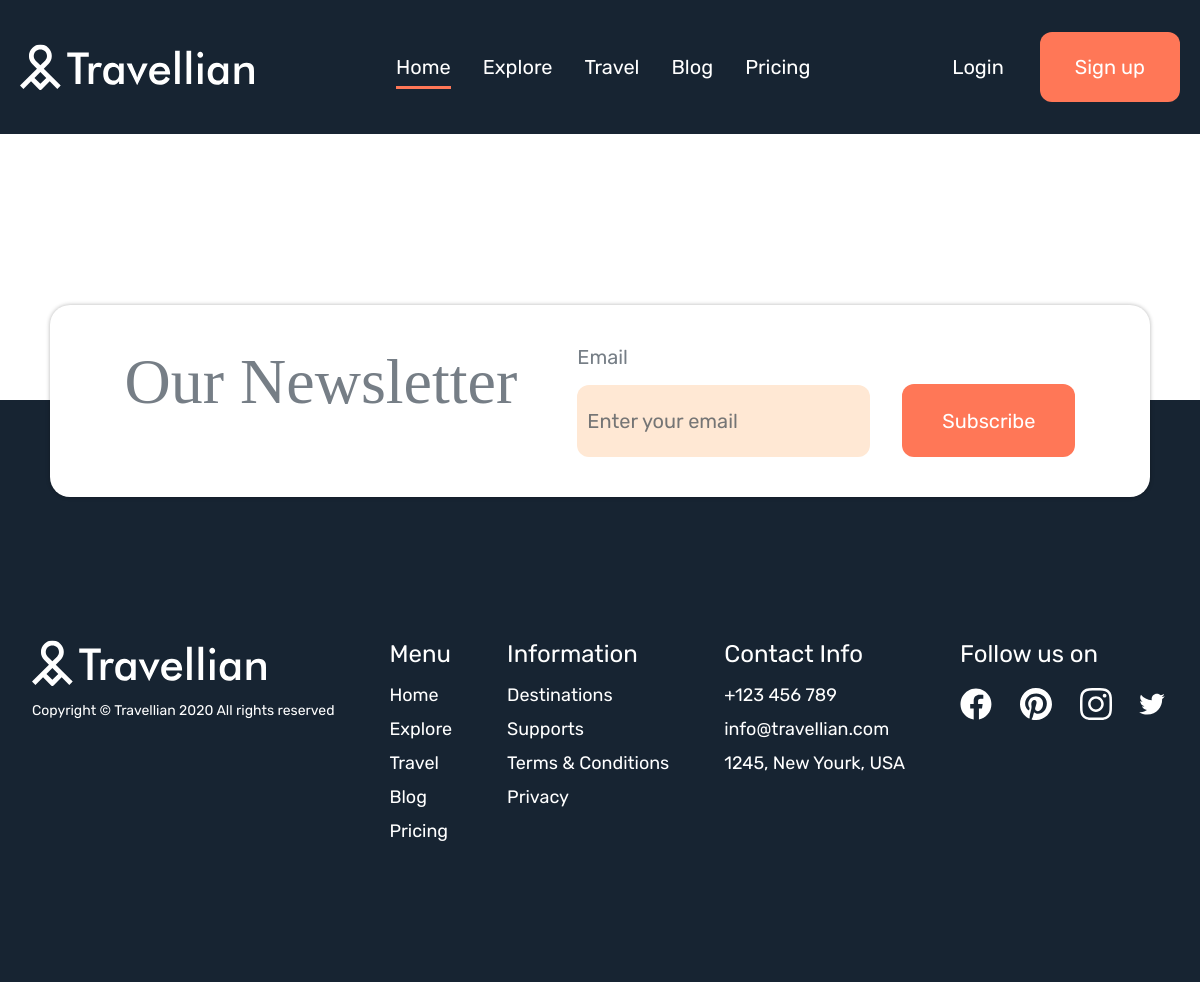
Before: /offers/ with the older database file.
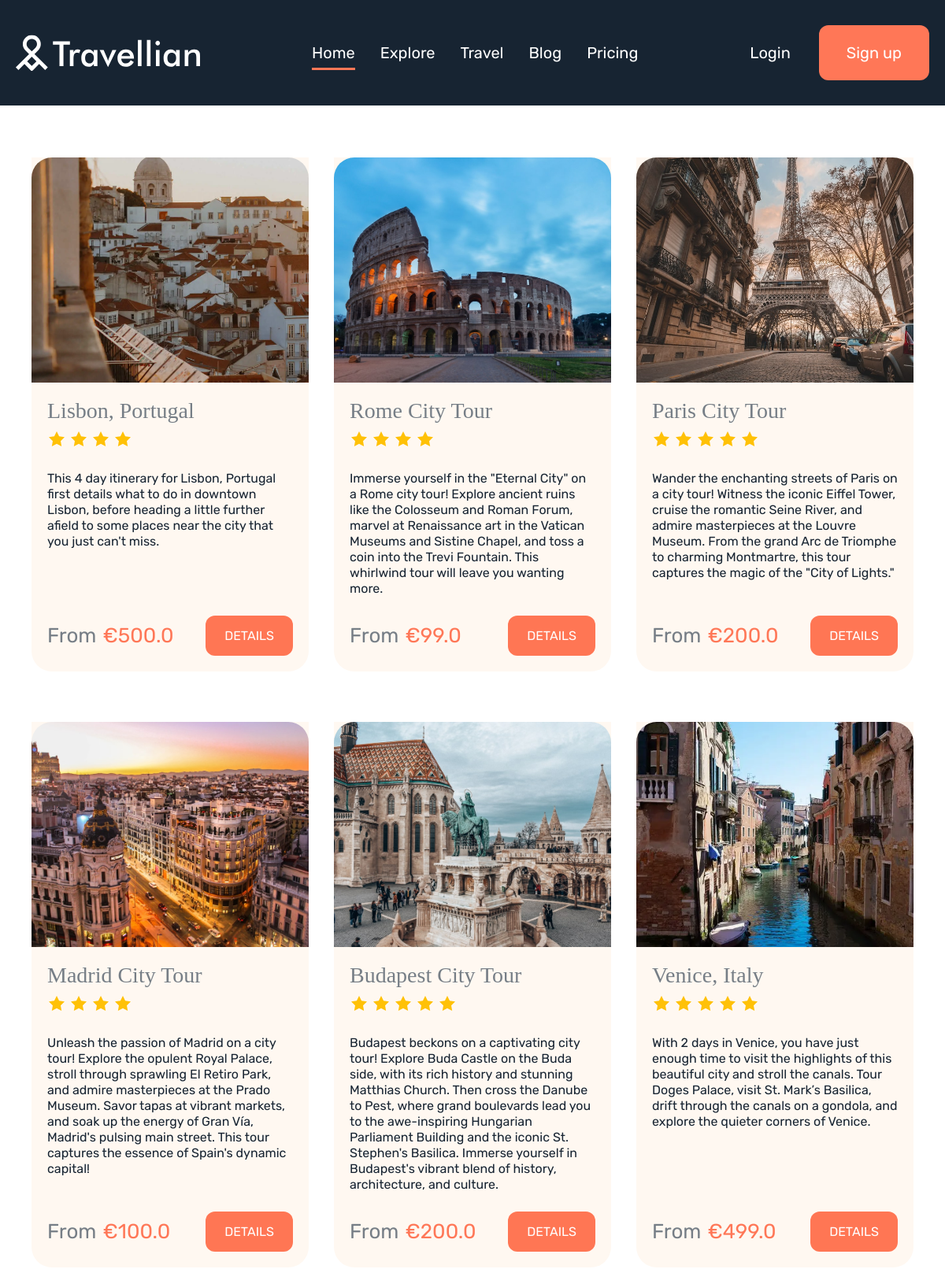
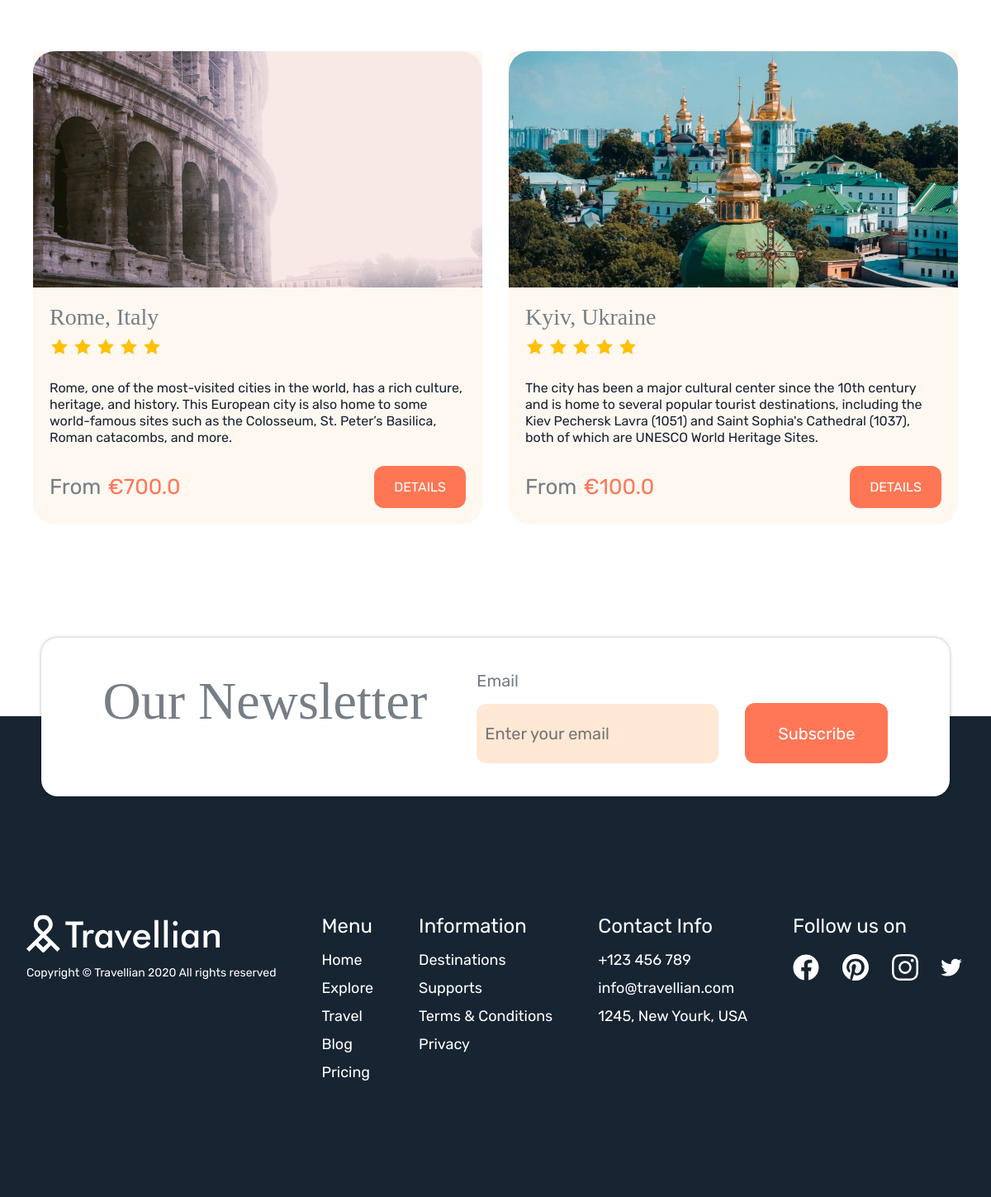
After: the same page with the newer database file (2 pictures, top to bottom).
### diploma_page/models.py (models this page shows, shortened)
class Trips(models.Model):
    title = models.CharField(max_length=100)
    type = models.CharField(max_length=100)
    cost = models.FloatField(max_length=10)
    days = models.IntegerField()
    rating = models.IntegerField()
    description = models.TextField(max_length=400)
    trip_image = models.ImageField(null = True, blank=True, upload_to="images/")
    is_special = models.BooleanField()

### diploma_page/views.py (the view)
# urls.py: path('offers/', offers, name='offers'),
def offers(request):
    data = Trips.objects.all()
    form = registerForm(request)
    return render(request, 'offers/index.html', {'data': data,'form': form})

### diploma_page/forms.py
class AccountCreationForm(UserCreationForm):
    login = forms.BooleanField(widget=forms.HiddenInput, initial=True)
    def __init__(self, *args, **kwargs):
        super().__init__(*args, **kwargs)
        self.fields['username'].widget.attrs.update({'placeholder':_('Username')})
        self.fields['password1'].widget.attrs.update({'placeholder':_('Password')})
        self.fields['password2'].widget.attrs.update({'placeholder':_('Repeat password')})

### diploma_page/views.py (called while the page is built)
def registerForm(request):
    if request.method == "POST" and 'login' in request.POST:
        form = AccountCreationForm(request.POST)
        if form.is_valid():
            form.save()
            return HttpResponseRedirect("/")
        else:
            messages.error(request, form.errors, extra_tags="register")
    else:
        form = AccountCreationForm()
    return form

### diploma_page/templates/offers/index.html (shortened to what this page needs)
{% extends '../base.html' %}
{% block head %}
{% load static %}
    <link rel="stylesheet" href="{% static 'offers/styles/style.css' %}">
{% endblock head%}
{% block content %}
<div class="offers-page-wrap">
    <div class = "d-flex offers-list-wrap">
        {% for item in data %}
        <div class = "offer-item">
            <div style="background-image: url(../media/{{item.trip_image}});" class = "offer-image-block bg-options">
            </div>
            <div class = "offer-text-block">
                <div class = "offer-rate">
                    <span class = "offer-title grey-text d-block">{{ item.title }}</span>
                    {% for i in '0123456789'|make_list %}
                        {% if  forloop.counter <= item.rating %}
                        <svg width="24" height="24" viewBox="0 0 24 24" fill="none" xmlns="http://www.w3.org/2000/svg">
                            <path d="M12 2.00006L15.09 8.26006L22 9.27006L17 14.1401L18.18 21.0201L12 17.7701L5.82 21.0201L7 14.1401L2 9.27006L8.91 8.26006L12 2.00006Z" fill="#FFC107"/>
                            </svg>
                        {% endif %}
                    {% endfor %}
                </div>
                <span class = "offer-description d-block">{{ item.description }}</span>
                <div class="www">
                    <div class="offer-price-details">
                        <div class = "offer-price-wrap">
                            <span class = "title-small grey-text">From</span>
                            <span class = "offer-price">€{{ item.cost }}</span>
                        </div>
                        <div class = "offer-details">
                            <a class="offer-btn" href = "{{item.id}}">Details</a>
                        </div>
                    </div>
                </div>
            </div>
        </div>
        {% endfor %}
    </div>
</div>
{% endblock content%}

### diploma_page/templates/base.html (shortened to what this page needs)
<!doctype html>
{% load static %}
<html lang="en-US">
<head>
	<link rel="stylesheet" href="{% static 'styles/style.css' %}">
	{% block head %} {% endblock head %}
	<link rel="stylesheet" href="https://cdnjs.cloudflare.com/ajax/libs/font-awesome/6.5.1/css/all.min.css">
</head>
<body>
	<header id="headerId" class = "head">
		<div class="head-wrapper d-flex">
			<div onclick = "location.href='/';" style="cursor:pointer;" class="logo"></div>
			<nav id="navigation" class="header-menu hide">
				<ul class = "menu">
					<li class="current-item">
						<a class="header-emailform-font" href="/#heroWrap">Home</a>
					</li>
					<li>
						<a class="header-emailform-font" href="/#explore">Explore</a>
					</li>
					<li>
						<a class="header-emailform-font" href="/#travel">Travel</a>
					</li>
					<li>
						<a class="header-emailform-font" href="/#blog">Blog</a>
					</li>
					<li>
						<a class="header-emailform-font" href="/#pricing">Pricing</a>
					</li>
				</ul>
				<span id="slide-line" class="position-absolute"></span>
			</nav>
			<div class="login-wrap hide">
				<div class= "btn-login-signup">
					{% if user.is_authenticated %}
					<a href="{% url 'logout' %}" class="header-emailform-font" id="loginBtn">Logout</a>
					<a href="{% url 'login' %}" class="signup-btn d-flex header-emailform-font">My Account</a>
					{% else %}
					<span class="header-emailform-font" id="loginBtn">Login</span>
					<span class="signup-btn d-flex header-emailform-font" id="signupBtn" >Sign up</span>
					{% endif %}
				</div>
			</div>
		</div>
	</header>
		{% block content %} {% endblock content %}
		<div class="relative-wrap">
			<section class="news-form">
				<div class="news-form-wrap d-flex">
					<h1 class = "title-big grey-text">Our Newsletter</h1>
					<div class="news-email">
						<form class="d-flex email-form">
							<div class="email-input-wrap">
								<label class="header-emailform-font grey-text d-block" for="email">Email</label>
								<input class="email-input header-emailform-font d-block" type="email" id="email" name="email" placeholder="Enter your email">
							</div>
							<input class="email-subscribe header-emailform-font white-text" type="submit" value="Subscribe">
						</form>
					</div>
				</div>
			</section>
		<footer>
			<div class="section-wrap">
				<div class="inner-wrap d-flex">
					<div class="footer-logo">
						<div class="logo"></div>
						<span class = "copyright normal-text d-block white-text">Copyright © Travellian 2020 All rights reserved</span>
					</div>
					<div class="footer-menu">
						<span class = "footer-title title-small d-block white-text">Menu</span>
						<nav>
							<ul class = "menu d-flex">
								<li>
									<a class="list-item" href="/#heroWrap">Home</a>
								</li>
								<li>
									<a class="list-item" href="/#explore">Explore</a>
								</li>
								<li>
									<a class="list-item" href="/#travel">Travel</a>
								</li>
								<li>
									<a class="list-item" href="/#blog">Blog</a>
								</li>
								<li>
									<a class="list-item" href="/#pricing">Pricing</a>
								</li>
							</ul>
						</nav>
					</div>
					<div class="footer-info">
						<span class = "footer-title title-small d-block white-text">Information</span>
						<ul class = "menu">
							<li>
								<a class="list-item" href="#">Destinations</a>
							</li>
							<li>
								<a class="list-item" href="#">Supports</a>
							</li>
							<li>
								<a class="list-item" href="#">Terms & Conditions</a>
							</li>
							<li>
								<a class="list-item" href="#">Privacy</a>
							</li>
						</ul>
					</div>
					<div class="footer-contact">
						<span class = "footer-title title-small d-block white-text">Contact Info</span>
						<ul class = "menu">
							<li>
								<a class="list-item" href="#">+123 456 789</a>
							</li>
							<li>
								<a class="list-item" href="#">info@travellian.com</a>
							</li>
							<li>
								<a class="list-item" href="#">1245, New Yourk, USA</a>
							</li>
						</ul>
					</div>
					<div class="footer-socials">
						<span class = "footer-title title-small d-block white-text">Follow us on</span>
						<div class="social-icons d-flex">
							<a href="https://www.facebook.com/">
							</a>
							<a href="https://www.pinterest.com/">
							</a>
							<a href="https://www.instagram.com/">
							</a>
							<a href="https://twitter.com/">
							</a>
						</div>
					</div>
				</div>
			</div>
		</footer>
	</div>
  </body>
</html>

### diploma_page/static/offers/styles/style.css (style rules this page uses)
header { background-color:var(--secondary-color)!important;position:relative }
.offers-list-wrap { padding: 200px 40px; flex-direction: column; }
.offer-item { margin-bottom: 32px; }
@media only screen and (min-width:800px) { .offers-list-wrap { padding: 200px 40px; flex-direction: row; flex-wrap: wrap; gap: 32px; } }
@media only screen and (min-width:800px) { .offer-item { width: auto ; height: auto; flex: 1 0 21%; align-self: stretch; } }
@media only screen and (min-width:800px) { .offer-title { height: auto; flex: 1; } }

Changed rows visible on the page:
added Trips: trip_image (picture), title "Lisbon, Portugal", rating 4 (drawn), description "This 4 day itinerary for Lisbon, Portugal first details what to do in downtown Lisbon, before heading a little further afield to some places near the city that you just can't miss.", cost "500.0"
added Trips: trip_image (picture), title "Rome City Tour", rating 4 (drawn), description "Immerse yourself in the \"Eternal City\" on a Rome city tour! Explore ancient ruins like the Colosseum and Roman Forum, marvel at Renaissance art in the Vatican Museums and Sistine Chapel, and toss a coin into the Trevi Fountain. This whirlwind tour will leave you wanting more.", cost "99.0"
added Trips: trip_image (picture), title "Paris City Tour", rating 5 (drawn), description "Wander the enchanting streets of Paris on a city tour! Witness the iconic Eiffel Tower, cruise the romantic Seine River, and admire masterpieces at the Louvre Museum. From the grand Arc de Triomphe to charming Montmartre, this tour captures the magic of the \"City of Lights.\"", cost "200.0"
added Trips: trip_image (picture), title "Madrid City Tour", rating 4 (drawn), description "Unleash the passion of Madrid on a city tour! Explore the opulent Royal Palace, stroll through sprawling El Retiro Park, and admire masterpieces at the Prado Museum. Savor tapas at vibrant markets, and soak up the energy of Gran Vía, Madrid's pulsing main street. This tour captures the essence of Spain's dynamic capital!", cost "100.0"
added Trips: trip_image (picture), title "Budapest City Tour", rating 5 (drawn), description "Budapest beckons on a captivating city tour! Explore Buda Castle on the Buda side, with its rich history and stunning Matthias Church. Then cross the Danube to Pest, where grand boulevards lead you to the awe-inspiring Hungarian Parliament Building and the iconic St. Stephen's Basilica. Immerse yourself in Budapest's vibrant blend of history, architecture, and culture.", cost "200.0"
added Trips: trip_image (picture), title "Venice, Italy", rating 5 (drawn), description "With 2 days in Venice, you have just enough time to visit the highlights of this beautiful city and stroll the canals. Tour Doges Palace, visit St. Mark’s Basilica, drift through the canals on a gondola, and explore the quieter corners of Venice.", cost "499.0"
added Trips: trip_image (picture), title "Rome, Italy", rating 5 (drawn), description "Rome, one of the most-visited cities in the world, has a rich culture, heritage, and history. This European city is also home to some world-famous sites such as the Colosseum, St. Peter’s Basilica, Roman catacombs, and more.", cost "700.0"
added Trips: trip_image (picture), title "Kyiv, Ukraine", rating 5 (drawn), description "The city has been a major cultural center since the 10th century and is home to several popular tourist destinations, including the Kiev Pechersk Lavra (1051) and Saint Sophia's Cathedral (1037), both of which are UNESCO World Heritage Sites.", cost "100.0"
